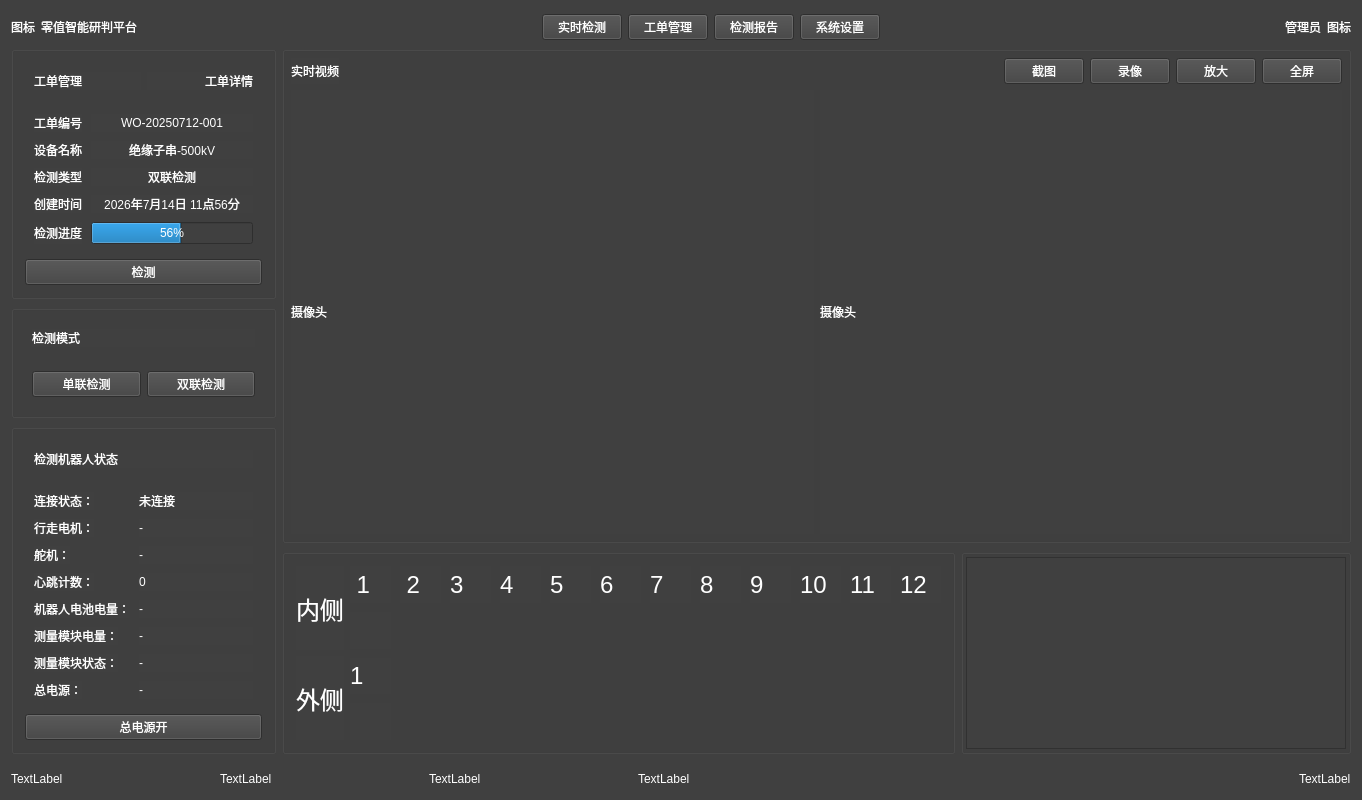
<?xml version="1.0" encoding="UTF-8"?>
<ui version="4.0">
 <class>Insulator_Zero_Value_Detection_RobotClass</class>
 <widget class="QMainWindow" name="Insulator_Zero_Value_Detection_RobotClass">
  <property name="geometry">
   <rect>
    <x>0</x>
    <y>0</y>
    <width>1358</width>
    <height>727</height>
   </rect>
  </property>
  <property name="windowTitle">
   <string>Insulator_Zero_Value_Detection_Robot</string>
  </property>
  <widget class="QWidget" name="centralWidget">
   <property name="styleSheet">
    <string notr="true">background-color: #404040;color:#fff</string>
   </property>
   <layout class="QVBoxLayout" name="verticalLayout_3">
    <property name="topMargin">
     <number>2</number>
    </property>
    <item>
     <layout class="QHBoxLayout" name="horizontalLayout">
      <property name="topMargin">
       <number>12</number>
      </property>
      <item>
       <widget class="QLabel" name="label_23">
        <property name="sizePolicy">
         <sizepolicy hsizetype="Fixed" vsizetype="Fixed">
          <horstretch>0</horstretch>
          <verstretch>0</verstretch>
         </sizepolicy>
        </property>
        <property name="text">
         <string>图标</string>
        </property>
       </widget>
      </item>
      <item>
       <widget class="QLabel" name="label_24">
        <property name="sizePolicy">
         <sizepolicy hsizetype="Fixed" vsizetype="Fixed">
          <horstretch>0</horstretch>
          <verstretch>0</verstretch>
         </sizepolicy>
        </property>
        <property name="text">
         <string>零值智能研判平台</string>
        </property>
       </widget>
      </item>
      <item>
       <spacer name="horizontalSpacer">
        <property name="orientation">
         <enum>Qt::Orientation::Horizontal</enum>
        </property>
        <property name="sizeHint" stdset="0">
         <size>
          <width>40</width>
          <height>20</height>
         </size>
        </property>
       </spacer>
      </item>
      <item>
       <widget class="QPushButton" name="pushButton_8">
        <property name="sizePolicy">
         <sizepolicy hsizetype="Fixed" vsizetype="Fixed">
          <horstretch>0</horstretch>
          <verstretch>0</verstretch>
         </sizepolicy>
        </property>
        <property name="text">
         <string>实时检测</string>
        </property>
       </widget>
      </item>
      <item>
       <widget class="QPushButton" name="pushButton_7">
        <property name="sizePolicy">
         <sizepolicy hsizetype="Fixed" vsizetype="Fixed">
          <horstretch>0</horstretch>
          <verstretch>0</verstretch>
         </sizepolicy>
        </property>
        <property name="text">
         <string>工单管理</string>
        </property>
       </widget>
      </item>
      <item>
       <widget class="QPushButton" name="pushButton_6">
        <property name="sizePolicy">
         <sizepolicy hsizetype="Fixed" vsizetype="Fixed">
          <horstretch>0</horstretch>
          <verstretch>0</verstretch>
         </sizepolicy>
        </property>
        <property name="text">
         <string>检测报告</string>
        </property>
       </widget>
      </item>
      <item>
       <widget class="QPushButton" name="pushButton_5">
        <property name="sizePolicy">
         <sizepolicy hsizetype="Fixed" vsizetype="Fixed">
          <horstretch>0</horstretch>
          <verstretch>0</verstretch>
         </sizepolicy>
        </property>
        <property name="text">
         <string>系统设置</string>
        </property>
       </widget>
      </item>
      <item>
       <spacer name="horizontalSpacer_2">
        <property name="orientation">
         <enum>Qt::Orientation::Horizontal</enum>
        </property>
        <property name="sizeHint" stdset="0">
         <size>
          <width>40</width>
          <height>20</height>
         </size>
        </property>
       </spacer>
      </item>
      <item>
       <widget class="QLabel" name="label_25">
        <property name="sizePolicy">
         <sizepolicy hsizetype="Fixed" vsizetype="Fixed">
          <horstretch>0</horstretch>
          <verstretch>0</verstretch>
         </sizepolicy>
        </property>
        <property name="text">
         <string>管理员</string>
        </property>
       </widget>
      </item>
      <item>
       <widget class="QLabel" name="label_26">
        <property name="sizePolicy">
         <sizepolicy hsizetype="Fixed" vsizetype="Fixed">
          <horstretch>0</horstretch>
          <verstretch>0</verstretch>
         </sizepolicy>
        </property>
        <property name="text">
         <string>图标</string>
        </property>
       </widget>
      </item>
     </layout>
    </item>
    <item>
     <layout class="QHBoxLayout" name="horizontalLayout_4">
      <item>
       <layout class="QVBoxLayout" name="verticalLayout_5">
        <item>
         <widget class="QGroupBox" name="groupBox">
          <property name="sizePolicy">
           <sizepolicy hsizetype="Fixed" vsizetype="Fixed">
            <horstretch>0</horstretch>
            <verstretch>0</verstretch>
           </sizepolicy>
          </property>
          <property name="minimumSize">
           <size>
            <width>265</width>
            <height>0</height>
           </size>
          </property>
          <property name="title">
           <string/>
          </property>
          <layout class="QVBoxLayout" name="verticalLayout_7">
           <item>
            <layout class="QHBoxLayout" name="horizontalLayout_6">
             <property name="leftMargin">
              <number>9</number>
             </property>
             <property name="topMargin">
              <number>9</number>
             </property>
             <property name="rightMargin">
              <number>9</number>
             </property>
             <property name="bottomMargin">
              <number>9</number>
             </property>
             <item>
              <widget class="QLabel" name="label_28">
               <property name="text">
                <string>工单管理</string>
               </property>
              </widget>
             </item>
             <item>
              <widget class="QLabel" name="label_29">
               <property name="text">
                <string>工单详情</string>
               </property>
               <property name="alignment">
                <set>Qt::AlignmentFlag::AlignRight|Qt::AlignmentFlag::AlignTrailing|Qt::AlignmentFlag::AlignVCenter</set>
               </property>
              </widget>
             </item>
            </layout>
           </item>
           <item>
            <layout class="QFormLayout" name="formLayout">
             <property name="horizontalSpacing">
              <number>9</number>
             </property>
             <property name="verticalSpacing">
              <number>9</number>
             </property>
             <property name="leftMargin">
              <number>9</number>
             </property>
             <property name="topMargin">
              <number>9</number>
             </property>
             <property name="rightMargin">
              <number>9</number>
             </property>
             <property name="bottomMargin">
              <number>9</number>
             </property>
             <item row="0" column="0">
              <widget class="QLabel" name="label_30">
               <property name="text">
                <string>工单编号</string>
               </property>
              </widget>
             </item>
             <item row="0" column="1">
              <widget class="QLabel" name="label_31">
               <property name="text">
                <string>WO-20250712-001</string>
               </property>
               <property name="alignment">
                <set>Qt::AlignmentFlag::AlignCenter</set>
               </property>
              </widget>
             </item>
             <item row="1" column="0">
              <widget class="QLabel" name="label_32">
               <property name="text">
                <string>设备名称</string>
               </property>
              </widget>
             </item>
             <item row="2" column="0">
              <widget class="QLabel" name="label_36">
               <property name="text">
                <string>检测类型</string>
               </property>
              </widget>
             </item>
             <item row="3" column="0">
              <widget class="QLabel" name="label_38">
               <property name="text">
                <string>创建时间</string>
               </property>
              </widget>
             </item>
             <item row="4" column="0">
              <widget class="QLabel" name="label_35">
               <property name="text">
                <string>检测进度</string>
               </property>
              </widget>
             </item>
             <item row="1" column="1">
              <widget class="QLabel" name="label_37">
               <property name="text">
                <string>绝缘子串-500kV</string>
               </property>
               <property name="alignment">
                <set>Qt::AlignmentFlag::AlignCenter</set>
               </property>
              </widget>
             </item>
             <item row="2" column="1">
              <widget class="QLabel" name="label_39">
               <property name="text">
                <string>双联检测</string>
               </property>
               <property name="alignment">
                <set>Qt::AlignmentFlag::AlignCenter</set>
               </property>
              </widget>
             </item>
             <item row="3" column="1">
              <widget class="QLabel" name="label_40">
               <property name="text">
                <string>2026年7月14日 11点56分</string>
               </property>
               <property name="alignment">
                <set>Qt::AlignmentFlag::AlignCenter</set>
               </property>
              </widget>
             </item>
             <item row="4" column="1">
              <layout class="QHBoxLayout" name="horizontalLayout_7">
               <item>
                <widget class="QProgressBar" name="progressBar">
                 <property name="value">
                  <number>56</number>
                 </property>
                </widget>
               </item>
              </layout>
             </item>
            </layout>
           </item>
           <item>
            <widget class="QPushButton" name="pushButton_11">
             <property name="text">
              <string>检测</string>
             </property>
            </widget>
           </item>
          </layout>
         </widget>
        </item>
        <item>
         <widget class="QGroupBox" name="groupBox_4">
          <property name="sizePolicy">
           <sizepolicy hsizetype="Fixed" vsizetype="Fixed">
            <horstretch>0</horstretch>
            <verstretch>0</verstretch>
           </sizepolicy>
          </property>
          <property name="minimumSize">
           <size>
            <width>265</width>
            <height>0</height>
           </size>
          </property>
          <property name="title">
           <string/>
          </property>
          <layout class="QVBoxLayout" name="verticalLayout_6">
           <property name="spacing">
            <number>6</number>
           </property>
           <property name="leftMargin">
            <number>9</number>
           </property>
           <property name="topMargin">
            <number>9</number>
           </property>
           <property name="rightMargin">
            <number>9</number>
           </property>
           <property name="bottomMargin">
            <number>9</number>
           </property>
           <item>
            <layout class="QHBoxLayout" name="horizontalLayout_9">
             <property name="leftMargin">
              <number>9</number>
             </property>
             <property name="topMargin">
              <number>9</number>
             </property>
             <property name="rightMargin">
              <number>9</number>
             </property>
             <property name="bottomMargin">
              <number>9</number>
             </property>
             <item>
              <widget class="QLabel" name="label_27">
               <property name="text">
                <string>检测模式</string>
               </property>
              </widget>
             </item>
            </layout>
           </item>
           <item>
            <layout class="QHBoxLayout" name="horizontalLayout_5">
             <property name="leftMargin">
              <number>9</number>
             </property>
             <property name="topMargin">
              <number>9</number>
             </property>
             <property name="rightMargin">
              <number>9</number>
             </property>
             <property name="bottomMargin">
              <number>9</number>
             </property>
             <item>
              <widget class="QPushButton" name="pushButton_9">
               <property name="text">
                <string>单联检测</string>
               </property>
              </widget>
             </item>
             <item>
              <widget class="QPushButton" name="pushButton_10">
               <property name="text">
                <string>双联检测</string>
               </property>
              </widget>
             </item>
            </layout>
           </item>
          </layout>
         </widget>
        </item>
        <item>
         <spacer name="verticalSpacer">
          <property name="orientation">
           <enum>Qt::Orientation::Vertical</enum>
          </property>
          <property name="sizeHint" stdset="0">
           <size>
            <width>20</width>
            <height>40</height>
           </size>
          </property>
         </spacer>
        </item>
        <item>
         <widget class="QGroupBox" name="groupBox_5">
          <property name="maximumSize">
           <size>
            <width>16777215</width>
            <height>16777215</height>
           </size>
          </property>
          <property name="title">
           <string/>
          </property>
          <layout class="QVBoxLayout" name="verticalLayout_4">
           <item>
            <layout class="QHBoxLayout" name="horizontalLayout_8">
             <property name="leftMargin">
              <number>9</number>
             </property>
             <property name="topMargin">
              <number>9</number>
             </property>
             <property name="rightMargin">
              <number>9</number>
             </property>
             <property name="bottomMargin">
              <number>9</number>
             </property>
             <item>
              <widget class="QLabel" name="label_41">
               <property name="sizePolicy">
                <sizepolicy hsizetype="Preferred" vsizetype="Fixed">
                 <horstretch>0</horstretch>
                 <verstretch>0</verstretch>
                </sizepolicy>
               </property>
               <property name="text">
                <string>检测机器人状态</string>
               </property>
              </widget>
             </item>
            </layout>
           </item>
           <item>
            <layout class="QFormLayout" name="formLayout_2">
             <property name="horizontalSpacing">
              <number>9</number>
             </property>
             <property name="verticalSpacing">
              <number>9</number>
             </property>
             <property name="leftMargin">
              <number>9</number>
             </property>
             <property name="topMargin">
              <number>9</number>
             </property>
             <property name="rightMargin">
              <number>9</number>
             </property>
             <property name="bottomMargin">
              <number>9</number>
             </property>
             <item row="0" column="0">
              <widget class="QLabel" name="label_21">
               <property name="font">
                <font/>
               </property>
               <property name="text">
                <string>连接状态：</string>
               </property>
              </widget>
             </item>
             <item row="0" column="1">
              <widget class="QLabel" name="label_3">
               <property name="font">
                <font/>
               </property>
               <property name="text">
                <string>未连接</string>
               </property>
              </widget>
             </item>
             <item row="1" column="0">
              <widget class="QLabel" name="label_19">
               <property name="font">
                <font/>
               </property>
               <property name="text">
                <string>行走电机：</string>
               </property>
              </widget>
             </item>
             <item row="1" column="1">
              <widget class="QLabel" name="label">
               <property name="font">
                <font/>
               </property>
               <property name="text">
                <string>-</string>
               </property>
              </widget>
             </item>
             <item row="2" column="0">
              <widget class="QLabel" name="label_4">
               <property name="font">
                <font/>
               </property>
               <property name="text">
                <string>舵机：</string>
               </property>
              </widget>
             </item>
             <item row="2" column="1">
              <widget class="QLabel" name="label_6">
               <property name="font">
                <font/>
               </property>
               <property name="text">
                <string>-</string>
               </property>
              </widget>
             </item>
             <item row="3" column="0">
              <widget class="QLabel" name="label_33">
               <property name="font">
                <font/>
               </property>
               <property name="text">
                <string>心跳计数：</string>
               </property>
              </widget>
             </item>
             <item row="3" column="1">
              <widget class="QLabel" name="label_34">
               <property name="font">
                <font/>
               </property>
               <property name="text">
                <string>0</string>
               </property>
              </widget>
             </item>
             <item row="4" column="0">
              <widget class="QLabel" name="label_12">
               <property name="font">
                <font/>
               </property>
               <property name="text">
                <string>机器人电池电量：</string>
               </property>
              </widget>
             </item>
             <item row="4" column="1">
              <widget class="QLabel" name="label_13">
               <property name="font">
                <font/>
               </property>
               <property name="text">
                <string>-</string>
               </property>
              </widget>
             </item>
             <item row="5" column="0">
              <widget class="QLabel" name="label_14">
               <property name="text">
                <string>测量模块电量：</string>
               </property>
              </widget>
             </item>
             <item row="5" column="1">
              <widget class="QLabel" name="label_15">
               <property name="text">
                <string>-</string>
               </property>
              </widget>
             </item>
             <item row="6" column="0">
              <widget class="QLabel" name="label_16">
               <property name="text">
                <string>测量模块状态：</string>
               </property>
              </widget>
             </item>
             <item row="6" column="1">
              <widget class="QLabel" name="label_17">
               <property name="text">
                <string>-</string>
               </property>
              </widget>
             </item>
             <item row="7" column="0">
              <widget class="QLabel" name="label_7">
               <property name="font">
                <font/>
               </property>
               <property name="text">
                <string>总电源：</string>
               </property>
              </widget>
             </item>
             <item row="7" column="1">
              <widget class="QLabel" name="label_8">
               <property name="font">
                <font/>
               </property>
               <property name="text">
                <string>-</string>
               </property>
              </widget>
             </item>
            </layout>
           </item>
           <item>
            <widget class="QPushButton" name="pushButton">
             <property name="font">
              <font/>
             </property>
             <property name="text">
              <string>总电源开</string>
             </property>
            </widget>
           </item>
          </layout>
         </widget>
        </item>
       </layout>
      </item>
      <item>
       <layout class="QVBoxLayout" name="verticalLayout_2">
        <property name="spacing">
         <number>6</number>
        </property>
        <property name="topMargin">
         <number>0</number>
        </property>
        <property name="rightMargin">
         <number>0</number>
        </property>
        <item>
         <widget class="QGroupBox" name="groupBox_3">
          <property name="title">
           <string/>
          </property>
          <layout class="QVBoxLayout" name="verticalLayout_9">
           <property name="spacing">
            <number>6</number>
           </property>
           <property name="leftMargin">
            <number>6</number>
           </property>
           <property name="topMargin">
            <number>6</number>
           </property>
           <property name="rightMargin">
            <number>6</number>
           </property>
           <property name="bottomMargin">
            <number>6</number>
           </property>
           <item>
            <layout class="QHBoxLayout" name="horizontalLayout_2">
             <property name="topMargin">
              <number>0</number>
             </property>
             <item>
              <widget class="QLabel" name="label_47">
               <property name="text">
                <string>实时视频</string>
               </property>
              </widget>
             </item>
             <item>
              <spacer name="horizontalSpacer_10">
               <property name="orientation">
                <enum>Qt::Orientation::Horizontal</enum>
               </property>
               <property name="sizeHint" stdset="0">
                <size>
                 <width>40</width>
                 <height>20</height>
                </size>
               </property>
              </spacer>
             </item>
             <item>
              <widget class="QPushButton" name="pushButton_2">
               <property name="text">
                <string>截图</string>
               </property>
              </widget>
             </item>
             <item>
              <widget class="QPushButton" name="pushButton_4">
               <property name="text">
                <string>录像</string>
               </property>
              </widget>
             </item>
             <item>
              <widget class="QPushButton" name="pushButton_12">
               <property name="text">
                <string>放大</string>
               </property>
              </widget>
             </item>
             <item>
              <widget class="QPushButton" name="pushButton_13">
               <property name="text">
                <string>全屏</string>
               </property>
              </widget>
             </item>
            </layout>
           </item>
           <item>
            <layout class="QHBoxLayout" name="horizontalLayout_12">
             <property name="leftMargin">
              <number>0</number>
             </property>
             <item>
              <widget class="QLabel" name="label_22">
               <property name="sizePolicy">
                <sizepolicy hsizetype="Expanding" vsizetype="Expanding">
                 <horstretch>0</horstretch>
                 <verstretch>0</verstretch>
                </sizepolicy>
               </property>
               <property name="text">
                <string>摄像头</string>
               </property>
              </widget>
             </item>
             <item>
              <widget class="QLabel" name="label_9">
               <property name="sizePolicy">
                <sizepolicy hsizetype="Expanding" vsizetype="Expanding">
                 <horstretch>0</horstretch>
                 <verstretch>0</verstretch>
                </sizepolicy>
               </property>
               <property name="text">
                <string>摄像头</string>
               </property>
              </widget>
             </item>
            </layout>
           </item>
          </layout>
         </widget>
        </item>
        <item>
         <layout class="QHBoxLayout" name="horizontalLayout_13">
          <property name="topMargin">
           <number>0</number>
          </property>
          <property name="rightMargin">
           <number>0</number>
          </property>
          <item>
           <widget class="QGroupBox" name="groupBox_2">
            <property name="font">
             <font>
              <pointsize>36</pointsize>
             </font>
            </property>
            <property name="styleSheet">
             <string notr="true">
/* 按钮按下状态 */
QGroupBox QPushButton:pressed {
    /* 按下时背景色变为黑色 */
    background-color: black;
    /* 为了让文字可见，设置文字颜色为白色 */
    color: white;
}

/* 设置QGroupBox下所有QLabel的字体大小为12px */
QGroupBox QLabel {
    font-size: 24px;
}

/* 设置QGroupBox下所有QPushButton的字体大小为14px */
QGroupBox QPushButton {
    font-size: 24px;
}
</string>
            </property>
            <property name="title">
             <string/>
            </property>
            <layout class="QHBoxLayout" name="horizontalLayout_3">
             <item>
              <layout class="QVBoxLayout" name="verticalLayout">
               <item>
                <widget class="QLabel" name="label_2">
                 <property name="sizePolicy">
                  <sizepolicy hsizetype="Fixed" vsizetype="Preferred">
                   <horstretch>0</horstretch>
                   <verstretch>0</verstretch>
                  </sizepolicy>
                 </property>
                 <property name="text">
                  <string>内侧</string>
                 </property>
                </widget>
               </item>
               <item>
                <widget class="QLabel" name="label_5">
                 <property name="sizePolicy">
                  <sizepolicy hsizetype="Fixed" vsizetype="Preferred">
                   <horstretch>0</horstretch>
                   <verstretch>0</verstretch>
                  </sizepolicy>
                 </property>
                 <property name="text">
                  <string>外侧</string>
                 </property>
                </widget>
               </item>
              </layout>
             </item>
             <item>
              <layout class="QGridLayout" name="gridLayout">
               <property name="spacing">
                <number>9</number>
               </property>
               <item row="0" column="8">
                <widget class="QLabel" name="label_55">
                 <property name="minimumSize">
                  <size>
                   <width>41</width>
                   <height>0</height>
                  </size>
                 </property>
                 <property name="text">
                  <string>9</string>
                 </property>
                </widget>
               </item>
               <item row="1" column="0">
                <widget class="QLabel" name="label_11">
                 <property name="text">
                  <string/>
                 </property>
                </widget>
               </item>
               <item row="0" column="7">
                <widget class="QLabel" name="label_54">
                 <property name="minimumSize">
                  <size>
                   <width>41</width>
                   <height>0</height>
                  </size>
                 </property>
                 <property name="text">
                  <string>8</string>
                 </property>
                </widget>
               </item>
               <item row="0" column="1">
                <widget class="QLabel" name="label_48">
                 <property name="minimumSize">
                  <size>
                   <width>41</width>
                   <height>0</height>
                  </size>
                 </property>
                 <property name="text">
                  <string> 2</string>
                 </property>
                </widget>
               </item>
               <item row="0" column="9">
                <widget class="QLabel" name="label_56">
                 <property name="minimumSize">
                  <size>
                   <width>41</width>
                   <height>0</height>
                  </size>
                 </property>
                 <property name="text">
                  <string>10</string>
                 </property>
                </widget>
               </item>
               <item row="3" column="0">
                <widget class="QLabel" name="label_20">
                 <property name="text">
                  <string/>
                 </property>
                </widget>
               </item>
               <item row="0" column="10">
                <widget class="QLabel" name="label_57">
                 <property name="minimumSize">
                  <size>
                   <width>41</width>
                   <height>0</height>
                  </size>
                 </property>
                 <property name="text">
                  <string>11</string>
                 </property>
                </widget>
               </item>
               <item row="0" column="6">
                <widget class="QLabel" name="label_53">
                 <property name="minimumSize">
                  <size>
                   <width>41</width>
                   <height>0</height>
                  </size>
                 </property>
                 <property name="text">
                  <string>7</string>
                 </property>
                </widget>
               </item>
               <item row="0" column="3">
                <widget class="QLabel" name="label_50">
                 <property name="minimumSize">
                  <size>
                   <width>41</width>
                   <height>0</height>
                  </size>
                 </property>
                 <property name="text">
                  <string>4</string>
                 </property>
                </widget>
               </item>
               <item row="0" column="5">
                <widget class="QLabel" name="label_52">
                 <property name="minimumSize">
                  <size>
                   <width>41</width>
                   <height>0</height>
                  </size>
                 </property>
                 <property name="text">
                  <string>6</string>
                 </property>
                </widget>
               </item>
               <item row="2" column="0">
                <widget class="QLabel" name="label_18">
                 <property name="text">
                  <string>1</string>
                 </property>
                </widget>
               </item>
               <item row="0" column="4">
                <widget class="QLabel" name="label_51">
                 <property name="minimumSize">
                  <size>
                   <width>41</width>
                   <height>0</height>
                  </size>
                 </property>
                 <property name="text">
                  <string>5</string>
                 </property>
                </widget>
               </item>
               <item row="0" column="0">
                <widget class="QLabel" name="label_10">
                 <property name="minimumSize">
                  <size>
                   <width>41</width>
                   <height>0</height>
                  </size>
                 </property>
                 <property name="text">
                  <string> 1</string>
                 </property>
                </widget>
               </item>
               <item row="0" column="2">
                <widget class="QLabel" name="label_49">
                 <property name="minimumSize">
                  <size>
                   <width>41</width>
                   <height>0</height>
                  </size>
                 </property>
                 <property name="text">
                  <string>3</string>
                 </property>
                </widget>
               </item>
               <item row="0" column="11">
                <widget class="QLabel" name="label_58">
                 <property name="minimumSize">
                  <size>
                   <width>41</width>
                   <height>0</height>
                  </size>
                 </property>
                 <property name="text">
                  <string>12</string>
                 </property>
                </widget>
               </item>
              </layout>
             </item>
            </layout>
           </widget>
          </item>
          <item>
           <widget class="QGroupBox" name="groupBox_6">
            <property name="sizePolicy">
             <sizepolicy hsizetype="Fixed" vsizetype="Fixed">
              <horstretch>0</horstretch>
              <verstretch>0</verstretch>
             </sizepolicy>
            </property>
            <property name="title">
             <string/>
            </property>
            <layout class="QHBoxLayout" name="horizontalLayout_11">
             <property name="leftMargin">
              <number>2</number>
             </property>
             <property name="topMargin">
              <number>2</number>
             </property>
             <property name="rightMargin">
              <number>2</number>
             </property>
             <property name="bottomMargin">
              <number>2</number>
             </property>
             <item>
              <widget class="QTableWidget" name="tableWidget">
               <property name="sizePolicy">
                <sizepolicy hsizetype="Preferred" vsizetype="Preferred">
                 <horstretch>0</horstretch>
                 <verstretch>0</verstretch>
                </sizepolicy>
               </property>
               <property name="minimumSize">
                <size>
                 <width>380</width>
                 <height>0</height>
                </size>
               </property>
              </widget>
             </item>
            </layout>
           </widget>
          </item>
         </layout>
        </item>
       </layout>
      </item>
     </layout>
    </item>
    <item>
     <layout class="QHBoxLayout" name="horizontalLayout_10">
      <property name="topMargin">
       <number>9</number>
      </property>
      <item>
       <widget class="QLabel" name="label_46">
        <property name="sizePolicy">
         <sizepolicy hsizetype="Fixed" vsizetype="Preferred">
          <horstretch>0</horstretch>
          <verstretch>0</verstretch>
         </sizepolicy>
        </property>
        <property name="text">
         <string>TextLabel</string>
        </property>
       </widget>
      </item>
      <item>
       <spacer name="horizontalSpacer_7">
        <property name="orientation">
         <enum>Qt::Orientation::Horizontal</enum>
        </property>
        <property name="sizeHint" stdset="0">
         <size>
          <width>40</width>
          <height>20</height>
         </size>
        </property>
       </spacer>
      </item>
      <item>
       <widget class="QLabel" name="label_45">
        <property name="sizePolicy">
         <sizepolicy hsizetype="Fixed" vsizetype="Preferred">
          <horstretch>0</horstretch>
          <verstretch>0</verstretch>
         </sizepolicy>
        </property>
        <property name="text">
         <string>TextLabel</string>
        </property>
       </widget>
      </item>
      <item>
       <spacer name="horizontalSpacer_6">
        <property name="orientation">
         <enum>Qt::Orientation::Horizontal</enum>
        </property>
        <property name="sizeHint" stdset="0">
         <size>
          <width>40</width>
          <height>20</height>
         </size>
        </property>
       </spacer>
      </item>
      <item>
       <widget class="QLabel" name="label_44">
        <property name="sizePolicy">
         <sizepolicy hsizetype="Fixed" vsizetype="Preferred">
          <horstretch>0</horstretch>
          <verstretch>0</verstretch>
         </sizepolicy>
        </property>
        <property name="text">
         <string>TextLabel</string>
        </property>
       </widget>
      </item>
      <item>
       <spacer name="horizontalSpacer_5">
        <property name="orientation">
         <enum>Qt::Orientation::Horizontal</enum>
        </property>
        <property name="sizeHint" stdset="0">
         <size>
          <width>40</width>
          <height>20</height>
         </size>
        </property>
       </spacer>
      </item>
      <item>
       <widget class="QLabel" name="label_43">
        <property name="sizePolicy">
         <sizepolicy hsizetype="Fixed" vsizetype="Preferred">
          <horstretch>0</horstretch>
          <verstretch>0</verstretch>
         </sizepolicy>
        </property>
        <property name="text">
         <string>TextLabel</string>
        </property>
       </widget>
      </item>
      <item>
       <spacer name="horizontalSpacer_4">
        <property name="orientation">
         <enum>Qt::Orientation::Horizontal</enum>
        </property>
        <property name="sizeHint" stdset="0">
         <size>
          <width>40</width>
          <height>20</height>
         </size>
        </property>
       </spacer>
      </item>
      <item>
       <spacer name="horizontalSpacer_8">
        <property name="orientation">
         <enum>Qt::Orientation::Horizontal</enum>
        </property>
        <property name="sizeHint" stdset="0">
         <size>
          <width>40</width>
          <height>20</height>
         </size>
        </property>
       </spacer>
      </item>
      <item>
       <spacer name="horizontalSpacer_9">
        <property name="orientation">
         <enum>Qt::Orientation::Horizontal</enum>
        </property>
        <property name="sizeHint" stdset="0">
         <size>
          <width>40</width>
          <height>20</height>
         </size>
        </property>
       </spacer>
      </item>
      <item>
       <spacer name="horizontalSpacer_3">
        <property name="orientation">
         <enum>Qt::Orientation::Horizontal</enum>
        </property>
        <property name="sizeHint" stdset="0">
         <size>
          <width>40</width>
          <height>20</height>
         </size>
        </property>
       </spacer>
      </item>
      <item>
       <widget class="QLabel" name="label_42">
        <property name="sizePolicy">
         <sizepolicy hsizetype="Fixed" vsizetype="Preferred">
          <horstretch>0</horstretch>
          <verstretch>0</verstretch>
         </sizepolicy>
        </property>
        <property name="text">
         <string>TextLabel</string>
        </property>
       </widget>
      </item>
     </layout>
    </item>
   </layout>
  </widget>
 </widget>
 <layoutdefault spacing="6" margin="11"/>
 <resources>
  <include location="Insulator_Zero_Value_Detection_Robot.qrc"/>
 </resources>
 <connections/>
</ui>
